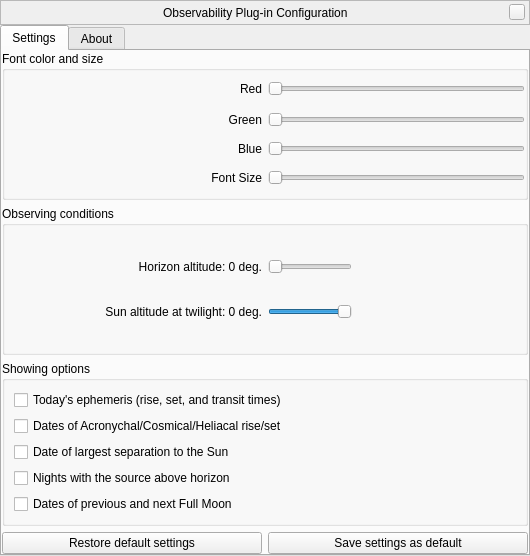
<?xml version="1.0" encoding="UTF-8"?>
<ui version="4.0">
 <class>ObservabilityDialog</class>
 <widget class="QWidget" name="ObservabilityDialog">
  <property name="geometry">
   <rect>
    <x>0</x>
    <y>0</y>
    <width>530</width>
    <height>556</height>
   </rect>
  </property>
  <property name="windowTitle">
   <string>Observability Configuration</string>
  </property>
  <layout class="QVBoxLayout" name="verticalLayout_2">
   <property name="spacing">
    <number>0</number>
   </property>
   <property name="margin">
    <number>0</number>
   </property>
   <item>
    <widget class="BarFrame" name="TitleBar">
     <property name="sizePolicy">
      <sizepolicy hsizetype="Fixed" vsizetype="Fixed">
       <horstretch>0</horstretch>
       <verstretch>0</verstretch>
      </sizepolicy>
     </property>
     <property name="minimumSize">
      <size>
       <width>530</width>
       <height>25</height>
      </size>
     </property>
     <property name="maximumSize">
      <size>
       <width>530</width>
       <height>25</height>
      </size>
     </property>
     <property name="focusPolicy">
      <enum>Qt::NoFocus</enum>
     </property>
     <property name="autoFillBackground">
      <bool>false</bool>
     </property>
     <property name="frameShape">
      <enum>QFrame::StyledPanel</enum>
     </property>
     <layout class="QHBoxLayout">
      <property name="spacing">
       <number>0</number>
      </property>
      <property name="leftMargin">
       <number>0</number>
      </property>
      <property name="topMargin">
       <number>0</number>
      </property>
      <property name="rightMargin">
       <number>4</number>
      </property>
      <property name="bottomMargin">
       <number>0</number>
      </property>
      <item>
       <spacer>
        <property name="orientation">
         <enum>Qt::Horizontal</enum>
        </property>
        <property name="sizeHint" stdset="0">
         <size>
          <width>40</width>
          <height>20</height>
         </size>
        </property>
       </spacer>
      </item>
      <item>
       <widget class="QLabel" name="stelWindowTitle">
        <property name="text">
         <string>Observability Plug-in Configuration</string>
        </property>
       </widget>
      </item>
      <item>
       <spacer>
        <property name="orientation">
         <enum>Qt::Horizontal</enum>
        </property>
        <property name="sizeHint" stdset="0">
         <size>
          <width>40</width>
          <height>20</height>
         </size>
        </property>
       </spacer>
      </item>
      <item>
       <widget class="QPushButton" name="closeStelWindow">
        <property name="minimumSize">
         <size>
          <width>16</width>
          <height>16</height>
         </size>
        </property>
        <property name="maximumSize">
         <size>
          <width>16</width>
          <height>16</height>
         </size>
        </property>
        <property name="focusPolicy">
         <enum>Qt::NoFocus</enum>
        </property>
        <property name="text">
         <string/>
        </property>
       </widget>
      </item>
     </layout>
    </widget>
   </item>
   <item>
    <widget class="QTabWidget" name="tabs">
     <property name="currentIndex">
      <number>0</number>
     </property>
     <property name="documentMode">
      <bool>false</bool>
     </property>
     <widget class="QWidget" name="settingsTab">
      <attribute name="title">
       <string>Settings</string>
      </attribute>
      <layout class="QVBoxLayout" name="verticalLayout">
       <property name="margin">
        <number>0</number>
       </property>
       <item>
        <widget class="QGroupBox" name="fontSettingsBox">
         <property name="title">
          <string>Font color and size</string>
         </property>
         <layout class="QGridLayout" name="gridLayout">
          <property name="margin">
           <number>0</number>
          </property>
          <item row="0" column="0">
           <widget class="QLabel" name="redLabel">
            <property name="sizePolicy">
             <sizepolicy hsizetype="Expanding" vsizetype="Preferred">
              <horstretch>0</horstretch>
              <verstretch>0</verstretch>
             </sizepolicy>
            </property>
            <property name="text">
             <string>Red</string>
            </property>
            <property name="alignment">
             <set>Qt::AlignRight|Qt::AlignTrailing|Qt::AlignVCenter</set>
            </property>
           </widget>
          </item>
          <item row="0" column="1">
           <widget class="QSlider" name="redSlider">
            <property name="maximumSize">
             <size>
              <width>508</width>
              <height>19</height>
             </size>
            </property>
            <property name="orientation">
             <enum>Qt::Horizontal</enum>
            </property>
           </widget>
          </item>
          <item row="1" column="0">
           <widget class="QLabel" name="greenLabel">
            <property name="text">
             <string>Green</string>
            </property>
            <property name="alignment">
             <set>Qt::AlignRight|Qt::AlignTrailing|Qt::AlignVCenter</set>
            </property>
           </widget>
          </item>
          <item row="1" column="1">
           <widget class="QSlider" name="greenSlider">
            <property name="orientation">
             <enum>Qt::Horizontal</enum>
            </property>
           </widget>
          </item>
          <item row="2" column="0">
           <widget class="QLabel" name="blueLabel">
            <property name="text">
             <string>Blue</string>
            </property>
            <property name="alignment">
             <set>Qt::AlignRight|Qt::AlignTrailing|Qt::AlignVCenter</set>
            </property>
           </widget>
          </item>
          <item row="2" column="1">
           <widget class="QSlider" name="blueSlider">
            <property name="maximum">
             <number>99</number>
            </property>
            <property name="orientation">
             <enum>Qt::Horizontal</enum>
            </property>
           </widget>
          </item>
          <item row="3" column="0">
           <widget class="QLabel" name="fontSizeLabel">
            <property name="text">
             <string>Font Size</string>
            </property>
            <property name="alignment">
             <set>Qt::AlignRight|Qt::AlignTrailing|Qt::AlignVCenter</set>
            </property>
           </widget>
          </item>
          <item row="3" column="1">
           <widget class="QSlider" name="fontSize">
            <property name="minimum">
             <number>5</number>
            </property>
            <property name="maximum">
             <number>30</number>
            </property>
            <property name="orientation">
             <enum>Qt::Horizontal</enum>
            </property>
           </widget>
          </item>
         </layout>
        </widget>
       </item>
       <item>
        <widget class="QGroupBox" name="observingConditionsBox">
         <property name="title">
          <string>Observing conditions</string>
         </property>
         <layout class="QVBoxLayout" name="verticalLayout_5">
          <item>
           <layout class="QHBoxLayout" name="horizontalLayout_5">
            <item>
             <widget class="QLabel" name="horizonAltitudeLabel">
              <property name="text">
               <string notr="true">Horizon altitude: 0 deg.</string>
              </property>
              <property name="alignment">
               <set>Qt::AlignRight|Qt::AlignTrailing|Qt::AlignVCenter</set>
              </property>
             </widget>
            </item>
            <item alignment="Qt::AlignLeft">
             <widget class="QSlider" name="horizonAltitudeSlider">
              <property name="maximum">
               <number>45</number>
              </property>
              <property name="orientation">
               <enum>Qt::Horizontal</enum>
              </property>
             </widget>
            </item>
           </layout>
          </item>
          <item>
           <layout class="QHBoxLayout" name="horizontalLayout_55">
            <item>
             <widget class="QLabel" name="sunAltitudeLabel">
              <property name="text">
               <string notr="true">Sun altitude at twilight: 0 deg.</string>
              </property>
              <property name="alignment">
               <set>Qt::AlignRight|Qt::AlignTrailing|Qt::AlignVCenter</set>
              </property>
             </widget>
            </item>
            <item alignment="Qt::AlignLeft">
             <widget class="QSlider" name="sunAltitudeSlider">
              <property name="minimum">
               <number>-20</number>
              </property>
              <property name="maximum">
               <number>0</number>
              </property>
              <property name="orientation">
               <enum>Qt::Horizontal</enum>
              </property>
             </widget>
            </item>
           </layout>
          </item>
         </layout>
        </widget>
       </item>
       <item>
        <widget class="QGroupBox" name="displayedFieldsBox">
         <property name="title">
          <string>Showing options</string>
         </property>
         <layout class="QVBoxLayout" name="verticalLayout_4">
          <item>
           <widget class="QCheckBox" name="todayCheckBox">
            <property name="text">
             <string>Today's ephemeris (rise, set, and transit times)</string>
            </property>
           </widget>
          </item>
          <item>
           <widget class="QCheckBox" name="acroCosCheckBox">
            <property name="text">
             <string>Dates of Acronychal/Cosmical/Heliacal rise/set</string>
            </property>
           </widget>
          </item>
          <item>
           <widget class="QCheckBox" name="oppositionCheckBox">
            <property name="text">
             <string>Date of largest separation to the Sun</string>
            </property>
           </widget>
          </item>
          <item>
           <widget class="QCheckBox" name="goodNightsCheckBox">
            <property name="text">
             <string>Nights with the source above horizon</string>
            </property>
           </widget>
          </item>
          <item>
           <widget class="QCheckBox" name="fullMoonCheckBox">
            <property name="text">
             <string>Dates of previous and next Full Moon</string>
            </property>
           </widget>
          </item>
         </layout>
        </widget>
       </item>
       <item>
        <layout class="QHBoxLayout" name="horizontalLayout_7">
         <item>
          <widget class="QPushButton" name="restoreDefaultsButton">
           <property name="sizePolicy">
            <sizepolicy hsizetype="Expanding" vsizetype="Fixed">
             <horstretch>0</horstretch>
             <verstretch>0</verstretch>
            </sizepolicy>
           </property>
           <property name="text">
            <string>Restore default settings</string>
           </property>
          </widget>
         </item>
         <item>
          <widget class="QPushButton" name="saveSettingsButton">
           <property name="sizePolicy">
            <sizepolicy hsizetype="Expanding" vsizetype="Fixed">
             <horstretch>0</horstretch>
             <verstretch>0</verstretch>
            </sizepolicy>
           </property>
           <property name="text">
            <string>Save settings as default</string>
           </property>
          </widget>
         </item>
        </layout>
       </item>
      </layout>
     </widget>
     <widget class="QWidget" name="aboutTab">
      <attribute name="title">
       <string comment="tab in plugin windows">About</string>
      </attribute>
      <layout class="QVBoxLayout" name="verticalLayout_11">
       <property name="spacing">
        <number>9</number>
       </property>
       <item>
        <widget class="QTextBrowser" name="aboutTextBrowser">
         <property name="openExternalLinks">
          <bool>true</bool>
         </property>
         <property name="openLinks">
          <bool>true</bool>
         </property>
        </widget>
       </item>
      </layout>
     </widget>
    </widget>
   </item>
  </layout>
 </widget>
 <customwidgets>
  <customwidget>
   <class>BarFrame</class>
   <extends>QFrame</extends>
   <header>Dialog.hpp</header>
   <container>1</container>
  </customwidget>
 </customwidgets>
 <tabstops>
  <tabstop>tabs</tabstop>
  <tabstop>redSlider</tabstop>
  <tabstop>greenSlider</tabstop>
  <tabstop>blueSlider</tabstop>
  <tabstop>fontSize</tabstop>
  <tabstop>horizonAltitudeSlider</tabstop>
  <tabstop>sunAltitudeSlider</tabstop>
  <tabstop>todayCheckBox</tabstop>
  <tabstop>acroCosCheckBox</tabstop>
  <tabstop>oppositionCheckBox</tabstop>
  <tabstop>goodNightsCheckBox</tabstop>
  <tabstop>fullMoonCheckBox</tabstop>
  <tabstop>saveSettingsButton</tabstop>
  <tabstop>restoreDefaultsButton</tabstop>
  <tabstop>aboutTextBrowser</tabstop>
 </tabstops>
 <resources/>
 <connections/>
</ui>
